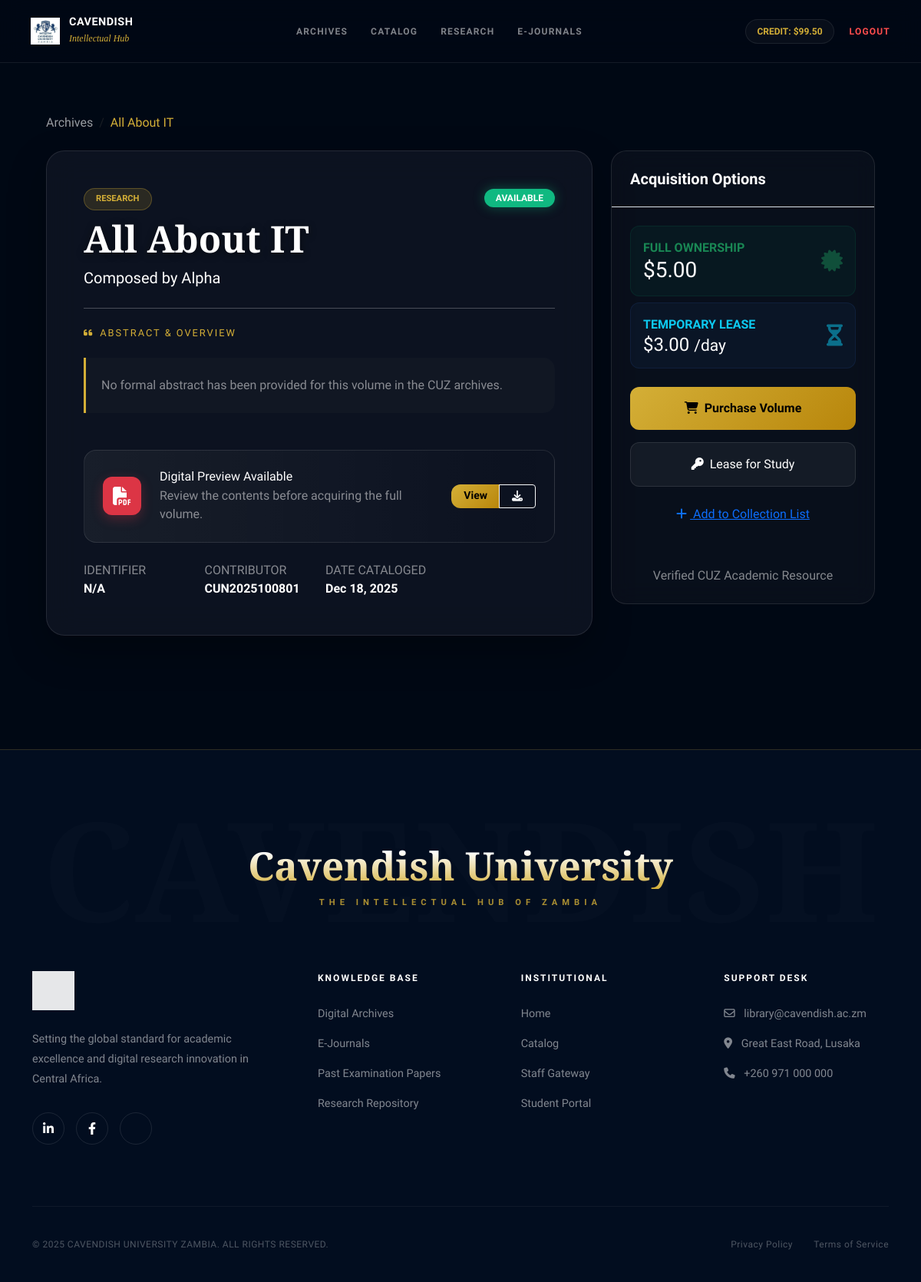
The page /books/book/2 (signed in) on the database its author committed.
### app/models.py (models this page shows, shortened)
class Wallet(db.Model):
    __tablename__ = 'wallets'
    wallet_id = db.Column(db.Integer, primary_key=True)
    user_id = db.Column(db.Integer, db.ForeignKey('users.user_id'), unique=True, nullable=False)
    balance = db.Column(db.Float, default=0.0)
    created_at = db.Column(db.DateTime, default=datetime.utcnow)
    updated_at = db.Column(db.DateTime, default=datetime.utcnow, onupdate=datetime.utcnow)

class Book(db.Model):
    __tablename__ = 'books'
    book_id = db.Column(db.Integer, primary_key=True)
    title = db.Column(db.String(200), nullable=False, index=True)
    author = db.Column(db.String(100), nullable=False)
    isbn = db.Column(db.String(20))
    description = db.Column(db.Text)
    price = db.Column(db.Float, default=0.0)  # Sale price
    rental_fee = db.Column(db.Float, default=0.0)  # Daily rental fee
    file_path = db.Column(db.String(500))
    status = db.Column(db.String(20), default='available')  # available, rented, sold
    category = db.Column(db.String(50))
    uploaded_by = db.Column(db.Integer, db.ForeignKey('users.user_id'), nullable=False)
    created_at = db.Column(db.DateTime, default=datetime.utcnow)
    updated_at = db.Column(db.DateTime, default=datetime.utcnow, onupdate=datetime.utcnow)
    transactions = db.relationship('Transaction', backref='book', lazy='dynamic')

class User(UserMixin, db.Model):
    __tablename__ = 'users'
    user_id = db.Column(db.Integer, primary_key=True)
    username = db.Column(db.String(64), unique=True, nullable=False, index=True)
    email = db.Column(db.String(120), unique=True, nullable=False, index=True)
    password_hash = db.Column(db.String(256), nullable=False)
    role = db.Column(db.String(20), default='student')  # student, admin
    student_id = db.Column(db.String(20), unique=True, nullable=True, index=True)  # ADDED THIS LINE
    is_active = db.Column(db.Boolean, default=True)
    created_at = db.Column(db.DateTime, default=datetime.utcnow)
    wallet = db.relationship('Wallet', backref='user', uselist=False, lazy=True, cascade='all, delete-orphan')
    books = db.relationship('Book', backref='uploader', lazy='dynamic', cascade='all, delete-orphan')
    transactions = db.relationship('Transaction', backref='user', lazy='dynamic', foreign_keys='Transaction.user_id')

### app/books/routes.py (the view)
@bp.route('/book/<int:book_id>')
def book_detail(book_id):
    book = Book.query.get_or_404(book_id)
    return render_template('books/book_detail.html', title=book.title, book=book)

### app/books/templates/books/book_detail.html (shortened to what this page needs)
{% extends "base.html" %}
{% block content %}
<div class="container py-5 dashboard-relative">
    <nav aria-label="breadcrumb" class="mb-4">
        <ol class="breadcrumb breadcrumb-glass">
            <li class="breadcrumb-item"><a href="{{ url_for('books.index') }}">Archives</a></li>
            <li class="breadcrumb-item active text-gold">{{ book.title|truncate(30) }}</li>
        </ol>
    </nav>
    <div class="row g-4">
        <div class="col-lg-8">
            <div class="manuscript-card">
                <div class="p-4 p-md-5">
                    <div class="d-md-flex justify-content-between align-items-start mb-4">
                        <div>
                            <span class="badge-glass-gold mb-2 d-inline-block">{{ book.category|replace('-', ' ')|title }}</span>
                            <h1 class="display-5 text-white fw-bold manuscript-title">{{ book.title }}</h1>
                            <p class="lead text-gold mb-0">Composed by {{ book.author }}</p>
                        </div>
                        <div class="text-md-end mt-3 mt-md-0">
                            <span class="status-indicator {{ 'available' if book.status == 'available' else 'reserved' }}">
                                {{ book.status|title }}
                            </span>
                        </div>
                    </div>
                    <hr class="border-white-10 my-4">
                    <div class="mb-5">
                        <h5 class="section-label"><i class="fas fa-quote-left me-2"></i>Abstract & Overview</h5>
                        <div class="abstract-box">
                            <p class="text-white-50 lh-lg mb-0">
                                {{ book.description or "No formal abstract has been provided for this volume in the CUZ archives." }}
                            </p>
                        </div>
                    </div>
                    {% if book.file_path %}
                        {% set filename = book.file_path.replace('\\', '/').split('/')[-1] %}
                        {% set pdf_url = url_for('static', filename='uploads/books/' + filename) %}
                        <div class="preview-shelf p-4 rounded-4 mb-4">
                            <div class="row align-items-center">
                                <div class="col-auto">
                                    <div class="pdf-icon-box">
                                        <i class="fas fa-file-pdf"></i>
                                    </div>
                                </div>
                                <div class="col">
                                    <h6 class="text-white mb-1">Digital Preview Available</h6>
                                    <p class="tiny text-white-50 mb-0">Review the contents before acquiring the full volume.</p>
                                </div>
                                <div class="col-md-auto mt-3 mt-md-0">
                                    <div class="btn-group">
                                        <a href="{{ pdf_url }}" target="_blank" class="btn btn-sm btn-gold-action px-3">View</a>
                                        <a href="{{ pdf_url }}" download class="btn btn-sm btn-outline-light px-3"><i class="fas fa-download"></i></a>
                                    </div>
                                </div>
                            </div>
                        </div>
                    {% endif %}
                    <div class="row g-3">
                        <div class="col-6 col-md-3">
                            <div class="meta-item">
                                <span class="tiny text-white-50 text-uppercase d-block">Identifier</span>
                                <span class="text-white fw-bold">{{ book.isbn or "N/A" }}</span>
                            </div>
                        </div>
                        <div class="col-6 col-md-3">
                            <div class="meta-item">
                                <span class="tiny text-white-50 text-uppercase d-block">Contributor</span>
                                <span class="text-white fw-bold">{{ book.uploader.username }}</span>
                            </div>
                        </div>
                        <div class="col-6 col-md-3">
                            <div class="meta-item">
                                <span class="tiny text-white-50 text-uppercase d-block">Date Cataloged</span>
                                <span class="text-white fw-bold">{{ book.created_at.strftime('%b %d, %Y') }}</span>
                            </div>
                        </div>
                    </div>
                </div>
            </div>
        </div>
        <div class="col-lg-4">
            <div class="action-glass-sidebar sticky-top" style="top: 100px;">
                <div class="p-4 border-bottom border-white-10">
                    <h5 class="text-white mb-0 fw-bold">Acquisition Options</h5>
                </div>
                <div class="p-4">
                    <div class="pricing-tiers mb-4">
                        {% if book.price > 0 %}
                        <div class="tier-item purchase p-3 mb-2">
                            <div class="d-flex justify-content-between align-items-center">
                                <div>
                                    <span class="tiny text-success text-uppercase fw-bold">Full Ownership</span>
                                    <h3 class="text-white mb-0">${{ "%.2f"|format(book.price) }}</h3>
                                </div>
                                <i class="fas fa-certificate text-success fs-3 opacity-50"></i>
                            </div>
                        </div>
                        {% endif %}
                        {% if book.rental_fee > 0 %}
                        <div class="tier-item rental p-3">
                            <div class="d-flex justify-content-between align-items-center">
                                <div>
                                    <span class="tiny text-info text-uppercase fw-bold">Temporary Lease</span>
                                    <h4 class="text-white mb-0">${{ "%.2f"|format(book.rental_fee) }} <small class="tiny">/day</small></h4>
                                </div>
                                <i class="fas fa-hourglass-half text-info fs-3 opacity-50"></i>
                            </div>
                        </div>
                        {% endif %}
                    </div>
                    <div class="d-grid gap-3">
                        {% if current_user.is_authenticated and book.status == 'available' %}
                            {% if book.uploaded_by != current_user.user_id %}
                                {% if book.price > 0 %}
                                <a href="{{ url_for('payments.purchase_book', book_id=book.book_id) }}"
                                   class="btn-gold-action py-3 text-center" onclick="return confirm('Confirm acquisition of {{ book.title }}?')">
                                    <i class="fas fa-shopping-cart me-2"></i>Purchase Volume
                                </a>
                                {% endif %}
                                {% if book.rental_fee > 0 %}
                                <a href="{{ url_for('payments.rent_book', book_id=book.book_id) }}"
                                   class="btn-glass-outline py-3 text-center">
                                    <i class="fas fa-key me-2"></i>Lease for Study
                                </a>
                                {% endif %}
                                <a href="{{ url_for('payments.add_to_cart', book_id=book.book_id) }}"
                                   class="btn-link-white text-center tiny py-2">
                                    <i class="fas fa-plus me-1"></i> Add to Collection List
                                </a>
                            {% endif %}
                        {% elif not current_user.is_authenticated %}
                            <a href="{{ url_for('auth.login') }}" class="btn-gold-action py-3 text-center">
                                Sign In to Acquire
                            </a>
                        {% else %}
                            <div class="alert-glass text-center p-3">
                                <i class="fas fa-lock text-white-50 mb-2"></i>
                                <p class="text-white-50 small mb-0">Currently held by another scholar.</p>
                            </div>
                        {% endif %}
                    </div>
                </div>
                <div class="p-4 bg-white-5 rounded-bottom text-center">
                    <p class="tiny text-white-50 mb-0">Verified CUZ Academic Resource</p>
                </div>
            </div>
        </div>
    </div>
</div>
{% endblock %}

### app/templates/base.html (shortened to what this page needs)
<!DOCTYPE html>
<html lang="en">
<head>
    <link href="https://cdn.jsdelivr.net/npm/bootstrap@5.3.2/dist/css/bootstrap.min.css" rel="stylesheet">
    <link rel="stylesheet" href="https://cdnjs.cloudflare.com/ajax/libs/font-awesome/6.4.0/css/all.min.css">
</head>
<body>
    <nav class="premium-nav" id="mainNav">
        <div class="nav-container">
            <a href="{{ url_for('main.index') }}" class="brand-wrapper">
                <img src="{{ url_for('static', filename='photos/logo3.png') }}" class="brand-logo" alt="Cavendish Logo">
                <div class="brand-text">
                    <span>Cavendish</span>
                    <small>Intellectual Hub</small>
                </div>
            </a>
            <div class="menu-items" id="menuItems">
                <a href="{{ url_for('main.index') }}" class="menu-link">Archives</a>
                <a href="{{ url_for('books.catalog') }}" class="menu-link">Catalog</a>
                <a href="#" class="menu-link">Research</a>
                <a href="#" class="menu-link">E-Journals</a>
            </div>
            <div class="nav-actions">
                {% if current_user.is_authenticated %}
                    <a href="{{ url_for('payments.wallet') }}" class="btn-wallet">
                        CREDIT: ${{ "%.2f"|format(current_user.wallet.balance if current_user.wallet else 0) }}
                    </a>
                    <a href="{{ url_for('auth.logout') }}" class="menu-link" style="color: #ff4d4d;">Logout</a>
                {% else %}
                    <a href="{{ url_for('auth.login') }}" class="menu-link">Sign In</a>
                    <a href="{{ url_for('auth.register') }}" class="btn-auth">Join Hub</a>
                {% endif %}
            </div>
        </div>
    </nav>
    <main style="padding-top: 100px;">
        <div class="container-fluid px-lg-5">
            {% block content %}{% endblock %}
        </div>
    </main>
    <footer class="premium-footer">
        <div class="footer-watermark">CAVENDISH</div>
        <div class="container footer-content">
            <div class="footer-main-title">
                <h2>Cavendish University</h2>
                <p>The Intellectual Hub of Zambia</p>
            </div>
            <div class="footer-grid">
                <div class="footer-brand-col">
                    <img src="{{ url_for('static', filename='photos/logo3.png') }}" class="footer-brand-logo" alt="CUZ">
                    <p class="footer-brand-text">
                        Setting the global standard for academic excellence and digital research innovation in Central Africa.
                    </p>
                    <div class="social-links">
                        <a href="#" title="LinkedIn"><i class="fab fa-linkedin-in"></i></a>
                        <a href="#" title="Facebook"><i class="fab fa-facebook-f"></i></a>
                        <a href="#" title="X"></a>
                    </div>
                </div>
                <div>
                    <span class="footer-label">Knowledge Base</span>
                    <ul class="footer-link-list">
                        <li><a href="{{ url_for('books.catalog') }}">Digital Archives</a></li>
                        <li><a href="#">E-Journals</a></li>
                        <li><a href="#">Past Examination Papers</a></li>
                        <li><a href="#">Research Repository</a></li>
                    </ul>
                </div>
                <div>
                    <span class="footer-label">Institutional</span>
                    <ul class="footer-link-list">
                        <li><a href="{{ url_for('main.index') }}">Home</a></li>
                        <li><a href="{{ url_for('books.catalog') }}">Catalog</a></li>
                        <li><a href="#">Staff Gateway</a></li>
                        <li><a href="#">Student Portal</a></li>
                    </ul>
                </div>
                <div>
                    <span class="footer-label">Support Desk</span>
                    <ul class="footer-link-list">
                        <li><a href="mailto:library@cavendish.ac.zm"><i class="far fa-envelope me-2"></i> library@cavendish.ac.zm</a></li>
                        <li><a href="#"><i class="fas fa-map-marker-alt me-2"></i> Great East Road, Lusaka</a></li>
                        <li><a href="#"><i class="fas fa-phone me-2"></i> +260 971 000 000</a></li>
                    </ul>
                </div>
            </div>
            <div class="footer-bottom">
                <div>&copy; 2025 CAVENDISH UNIVERSITY ZAMBIA. ALL RIGHTS RESERVED.</div>
                <div class="d-none d-md-block">
                    <a href="#" class="text-reset text-decoration-none me-4">Privacy Policy</a>
                    <a href="#" class="text-reset text-decoration-none">Terms of Service</a>
                </div>
            </div>
        </div>
    </footer>
</body>
</html>

### rows shown on the page
Wallet: wallet "99.50"
Book: title "All About IT", category "RESEARCH", author "Alpha", status "AVAILABLE", description "No formal abstract has been provided for this volume in the CUZ archives.", isbn "N/A", created_at "Dec 18, 2025", price "5.00", rental_fee "3.00"
User: uploader.username "CUN2025100801"
